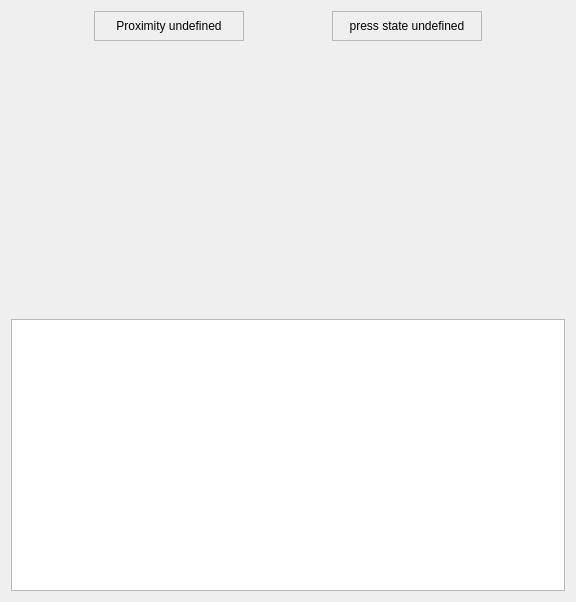
<?xml version="1.0" encoding="UTF-8"?>
<ui version="4.0">
 <class>TabletStateWidget</class>
 <widget class="QWidget" name="TabletStateWidget">
  <property name="geometry">
   <rect>
    <x>0</x>
    <y>0</y>
    <width>576</width>
    <height>602</height>
   </rect>
  </property>
  <property name="windowTitle">
   <string>Form</string>
  </property>
  <layout class="QVBoxLayout" name="verticalLayout">
   <item>
    <layout class="QHBoxLayout" name="horizontalLayout">
     <item>
      <spacer name="horizontalSpacer">
       <property name="orientation">
        <enum>Qt::Horizontal</enum>
       </property>
       <property name="sizeHint" stdset="0">
        <size>
         <width>40</width>
         <height>20</height>
        </size>
       </property>
      </spacer>
     </item>
     <item>
      <widget class="QLabel" name="ProximityStateLabel">
       <property name="minimumSize">
        <size>
         <width>150</width>
         <height>30</height>
        </size>
       </property>
       <property name="autoFillBackground">
        <bool>false</bool>
       </property>
       <property name="frameShape">
        <enum>QFrame::StyledPanel</enum>
       </property>
       <property name="frameShadow">
        <enum>QFrame::Sunken</enum>
       </property>
       <property name="text">
        <string>Proximity undefined</string>
       </property>
       <property name="alignment">
        <set>Qt::AlignCenter</set>
       </property>
      </widget>
     </item>
     <item>
      <spacer name="horizontalSpacer_2">
       <property name="orientation">
        <enum>Qt::Horizontal</enum>
       </property>
       <property name="sizeHint" stdset="0">
        <size>
         <width>40</width>
         <height>20</height>
        </size>
       </property>
      </spacer>
     </item>
     <item>
      <widget class="QLabel" name="PressStateLabel">
       <property name="minimumSize">
        <size>
         <width>150</width>
         <height>30</height>
        </size>
       </property>
       <property name="autoFillBackground">
        <bool>false</bool>
       </property>
       <property name="frameShape">
        <enum>QFrame::StyledPanel</enum>
       </property>
       <property name="text">
        <string>press state undefined</string>
       </property>
       <property name="alignment">
        <set>Qt::AlignCenter</set>
       </property>
      </widget>
     </item>
     <item>
      <spacer name="horizontalSpacer_3">
       <property name="orientation">
        <enum>Qt::Horizontal</enum>
       </property>
       <property name="sizeHint" stdset="0">
        <size>
         <width>40</width>
         <height>20</height>
        </size>
       </property>
      </spacer>
     </item>
    </layout>
   </item>
   <item>
    <spacer name="verticalSpacer">
     <property name="orientation">
      <enum>Qt::Vertical</enum>
     </property>
     <property name="sizeHint" stdset="0">
      <size>
       <width>20</width>
       <height>260</height>
      </size>
     </property>
    </spacer>
   </item>
   <item>
    <widget class="QPlainTextEdit" name="EventDescriptionTextEdit">
     <property name="minimumSize">
      <size>
       <width>400</width>
       <height>200</height>
      </size>
     </property>
     <property name="lineWrapMode">
      <enum>QPlainTextEdit::NoWrap</enum>
     </property>
     <property name="readOnly">
      <bool>true</bool>
     </property>
    </widget>
   </item>
  </layout>
 </widget>
 <resources/>
 <connections/>
</ui>
